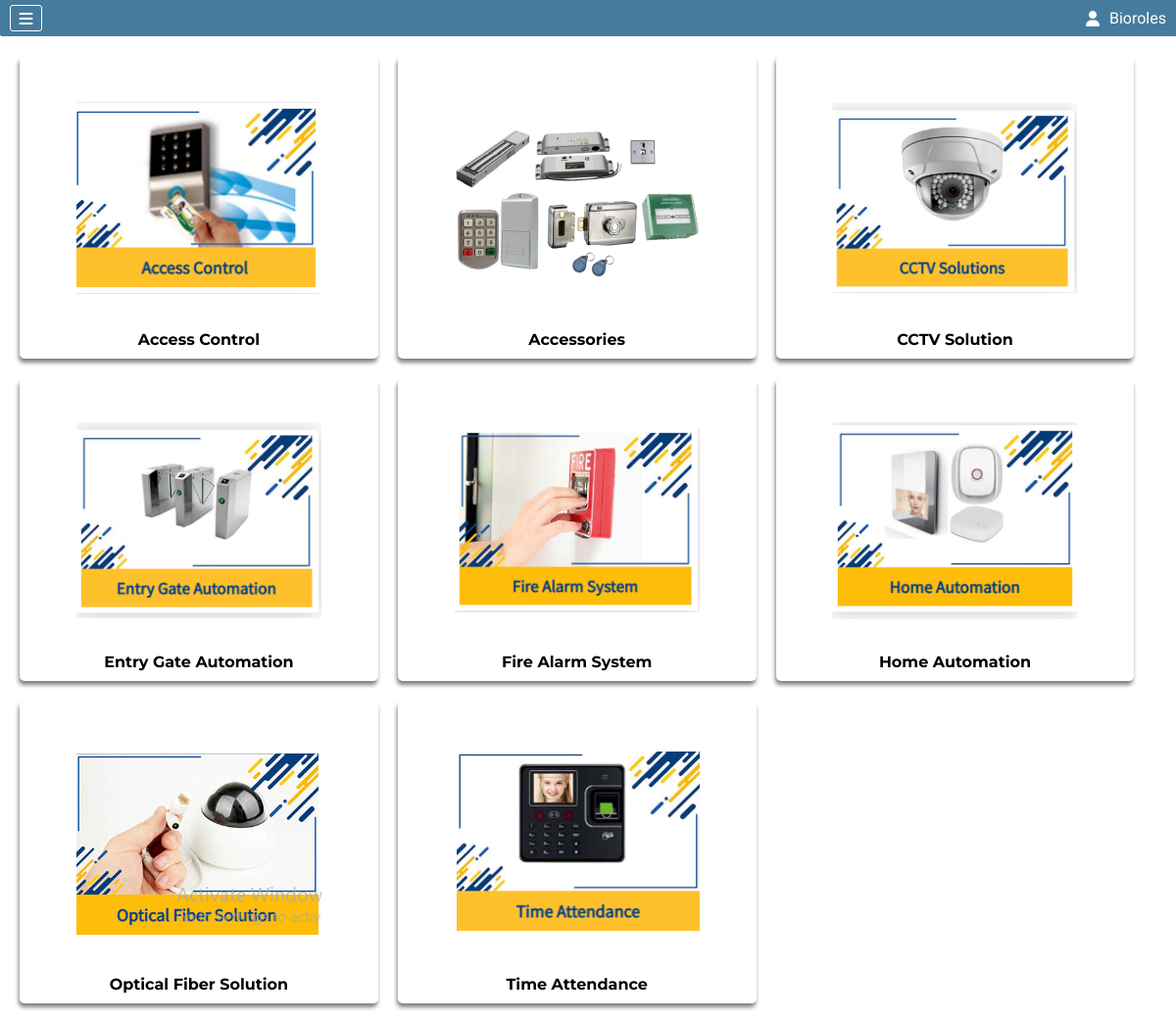
The app's page /product-category.php (signed in) with its own data.
### tables this page shows
CREATE TABLE `company` (
  `Company_Id` int(11) NOT NULL AUTO_INCREMENT,
  `userId` int(11) NOT NULL DEFAULT 0,
  `Admin_Type` int(11) NOT NULL DEFAULT 2,
  `Active_Status` int(11) NOT NULL DEFAULT 1,
  `Approvel` int(11) DEFAULT 0,
  `Company_Code` int(11) NOT NULL,
  `Company_Name` varchar(500) NOT NULL,
  `Company_Phone` varchar(100) NOT NULL DEFAULT '',
  `Company_Email` varchar(50) NOT NULL DEFAULT '',
  `Company_Address` varchar(500) NOT NULL,
  `Company_Username` varchar(500) NOT NULL,
  `Company_Password` varchar(100) NOT NULL,
  `Company_GST` varchar(25) DEFAULT '',
  `Company_PAN` varchar(15) DEFAULT '',
  `Company_TAN` varchar(15) DEFAULT '',
  `Company_Licence` varchar(15) DEFAULT '',
  `Company_Registration` varchar(25) DEFAULT '',
  PRIMARY KEY (`Company_Id`),
  UNIQUE KEY `Company_Username` (`Company_Username`)
);

CREATE TABLE `pro_category` (
  `P_Category_Id` int(11) NOT NULL AUTO_INCREMENT,
  `P_Category_Name` varchar(100) NOT NULL,
  `P_Category_Image` varchar(100) NOT NULL,
  PRIMARY KEY (`P_Category_Id`)
);

### product-category.php (the view, shortened to what this page needs)
<?php include "conn.php" ?>
<?php
if(isset($_GET['comp-id'])){
    $comId=$_GET['comp-id'];
    $comp_id="&comp-id=$comId";
}else{
    $comp_id="";
}
?>
<?php include "./components/header.php" ?>
<section class="productCategoryPage">
    <div class="categoryItems">
        <?php
        $sql="select * from pro_category";
        $result=mysqli_query($conn,$sql);
        if(mysqli_num_rows($result)>0){
            while($row=mysqli_fetch_assoc($result)){
        ?>
                <a href="buyProduct.php?cid=<?php echo $row['P_Category_Id'].$comp_id ?>" class="item">
                    <div class="image" style="background-image:url('./uploadImages/<?php echo $row['P_Category_Image'] ?>')">
                    </div>
                    <div><?php echo $row['P_Category_Name'] ?></div>
                </a>
        <?php
            }
        }
        ?>
    </div>
</section>
<?php include "./components/footer.php" ?>

### components/header.php (shortened to what this page needs)
<?php
include "conn.php";
?>
<!DOCTYPE html>
<html lang="en">
<head>
    <link rel="stylesheet" href="./style/dashboard.css">
    <link rel="stylesheet" href="./style/buyProduct.css">
    <link rel="stylesheet" href="./style/buyProductForm.css">
    <link rel="stylesheet" href="./style/header.css">
    <link rel="stylesheet" href="./style/profile.css">
    <link rel="stylesheet" href="./style/header.css">
    <link rel="stylesheet" href="./style/company.css">
    <link rel="stylesheet" href="./style/updateCompanyForm.css">
    <link rel="stylesheet" href="./style/branch.css">
    <link rel="stylesheet" href="./style/updateBranchForm.css">
    <link rel="stylesheet" href="./style/category.css">
    <link rel="stylesheet" href="./style/addCategoryForm.css">
    <link rel="stylesheet" href="./style/updateCategoryForm.css">
    <link rel="stylesheet" href="./style/product.css">
    <link rel="stylesheet" href="./style/addProductForm.css">
    <link rel="stylesheet" href="./style/updateProductForm.css">
    <link rel="stylesheet" href="./style/myBranch.css">
    <link rel="stylesheet" href="./style/addMyBranchForm.css">
    <link rel="stylesheet" href="./style/updateMyBranchForm.css">
    <link rel="stylesheet" href="./style/updateMyBranchForm.css">
    <link rel="stylesheet" href="./style/PCategory.css">
    <link rel="stylesheet" href="./style/addPCategoryForm.css">
    <link rel="stylesheet" href="./style/updatePCategoryForm.css">
    <link rel="stylesheet" href="./style/orders.css">
    <link rel="stylesheet" href="./style/myOrders.css">
    <link rel="stylesheet" href="./style/cancelReason.css">
    <link rel="stylesheet" href="./style/product-category.css">
    <link rel="stylesheet" href="https://cdnjs.cloudflare.com/ajax/libs/font-awesome/6.4.0/css/all.min.css"
 />
</head>
<body>
    <header class="headerContainer">
        <div class="hamburger">
            <i class="fa-solid fa-bars"></i>
        </div>
        <?php
        if (isset($_SESSION['Company_Id'])) {
            $hcid = $_SESSION['Company_Id'];
            $hcSql = "select `Company_Name`,`Admin_Type` from company where `Company_Id`=$hcid";
            $hcResult = mysqli_query($conn, $hcSql);
            $hcRow = mysqli_fetch_assoc($hcResult);
        } elseif (isset($_SESSION['User_Id'])) {
            $huid = $_SESSION['User_Id'];
            $huSql = "select `Username`,`User_Permission` from users where `User_Id`=$huid";
            $huResult = mysqli_query($conn, $huSql);
            $huRow = mysqli_fetch_assoc($huResult);
        }
        ?>
        <div class="helloCompany" id="helloCompany">
            <i class="fa-solid fa-user"></i>
            <div>
                <?php echo isset($hcRow['Company_Name']) ? $hcRow['Company_Name'] : $huRow['Username'] ?>
            </div>
        </div>
    </header>
    <section class="mainContainer">

### style/buyProduct.css (style rules this page uses)
body { background: #e7e6e6; }

### style/header.css (style rules this page uses)
* { margin: 0; padding: 0; box-sizing: border-box; }
.headerContainer { display: flex; justify-content: space-between; background-color: #457b9d ; padding: 5px 10px; font-family: 'Ubuntu', sans-serif; }
.headerContainer .hamburger { display: flex; justify-content: space-evenly; align-items: center; padding: 2px; border: 1px solid rgb(255, 255, 255); width: 33px; height: 27px; border-radius: 3px; transition-duration: 0.2s; }
.headerContainer .helloCompany { display: flex; justify-content: space-evenly; align-items: center; width: fit-content; cursor: pointer; transition-duration: 0.2s; color: white; }
.headerContainer .helloCompany div { margin-left: 10px; }
.mainContainer { display: flex; }
i.fa-solid.fa-bars { color: white; }
i.fa-solid.fa-user { margin-left: -3px; }

### style/company.css (style rules this page uses)
body { background: #e7e6e6; }

### style/updateCompanyForm.css (style rules this page uses)
body { background: #e7e6e6; }

### style/branch.css (style rules this page uses)
body { background: #e7e6e6; }

### style/category.css (style rules this page uses)
body { background: #e7e6e6; }

### style/addCategoryForm.css (style rules this page uses)
body { background: #e7e6e6; }

### style/updateCategoryForm.css (style rules this page uses)
body { background: #e7e6e6; }

### style/product.css (style rules this page uses)
body { background: #e7e6e6; }

### style/addProductForm.css (style rules this page uses)
body { background: #ffffff; }

### style/myBranch.css (style rules this page uses)
body { background: #e7e6e6; }

### style/addMyBranchForm.css (style rules this page uses)
body { background: #e7e6e6; }

### style/updateMyBranchForm.css (style rules this page uses)
body { background: #e7e6e6; }

### style/PCategory.css (style rules this page uses)
body { background: #e7e6e6; }

### style/addPCategoryForm.css (style rules this page uses)
body { background: #e7e6e6; }

### style/myOrders.css (style rules this page uses)
body { background: #e7e6e6; }

### style/product-category.css (style rules this page uses)
body { background: #ffffff; }
.productCategoryPage { font-family: 'Montserrat', sans-serif; width: 100%; min-height: 750px; padding: 10px; }
.productCategoryPage .categoryItems { display: flex; flex-wrap: wrap; }
.productCategoryPage .categoryItems .item { width: 31%; text-decoration: none; color: rgb(0, 0, 0); text-align: center; padding: 10px; border-radius: 5px; margin: 10px; font-weight: bold; box-shadow: -1px 4px 4px gray; display: flex; flex-direction: column; align-items: center; }
.productCategoryPage .categoryItems .item div { margin-top: 10px; }
.productCategoryPage .categoryItems .item .image { height: 250px; width: 250px; background-size: contain; background-repeat: no-repeat; background-position: center; }

### records on screen
company: Company_Name "Bioroles"
pro_category: P_Category_Image (picture), P_Category_Name "Access Control"
pro_category: P_Category_Image (picture), P_Category_Name "Accessories"
pro_category: P_Category_Image (picture), P_Category_Name "CCTV Solution"
pro_category: P_Category_Image (picture), P_Category_Name "Entry Gate Automation"
pro_category: P_Category_Image (picture), P_Category_Name "Fire Alarm System"
pro_category: P_Category_Image (picture), P_Category_Name "Home Automation"
pro_category: P_Category_Image (picture), P_Category_Name "Optical Fiber Solution"
pro_category: P_Category_Image (picture), P_Category_Name "Time Attendance"
